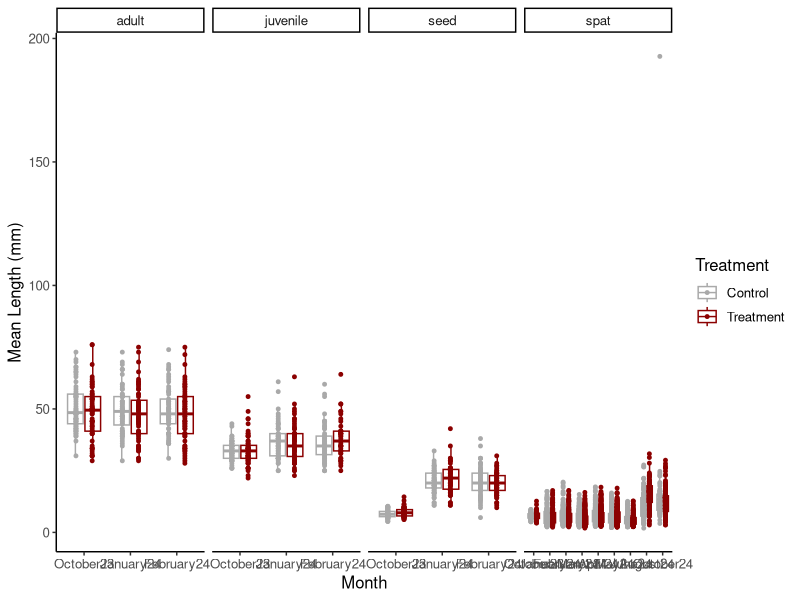
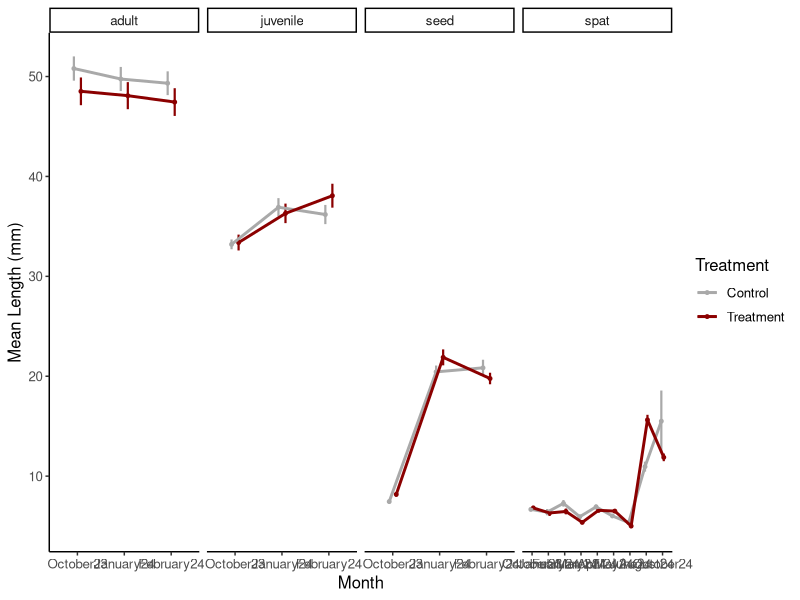
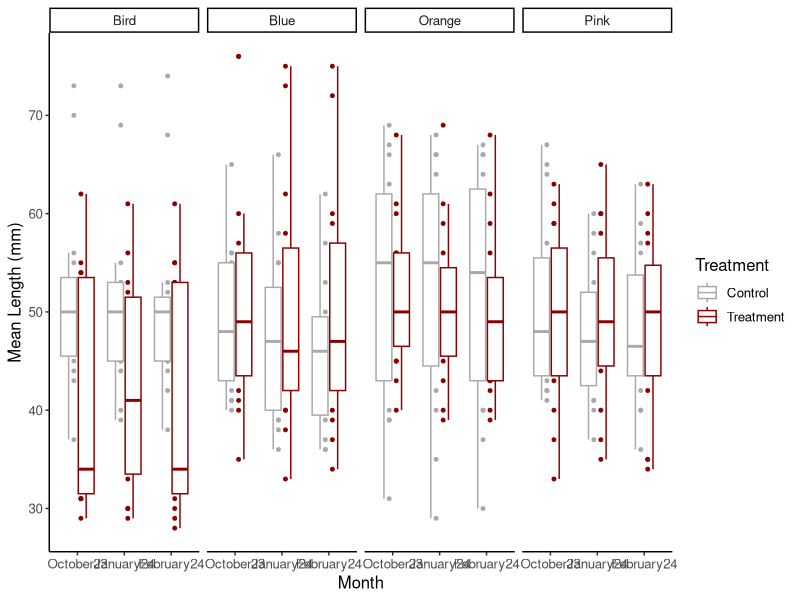
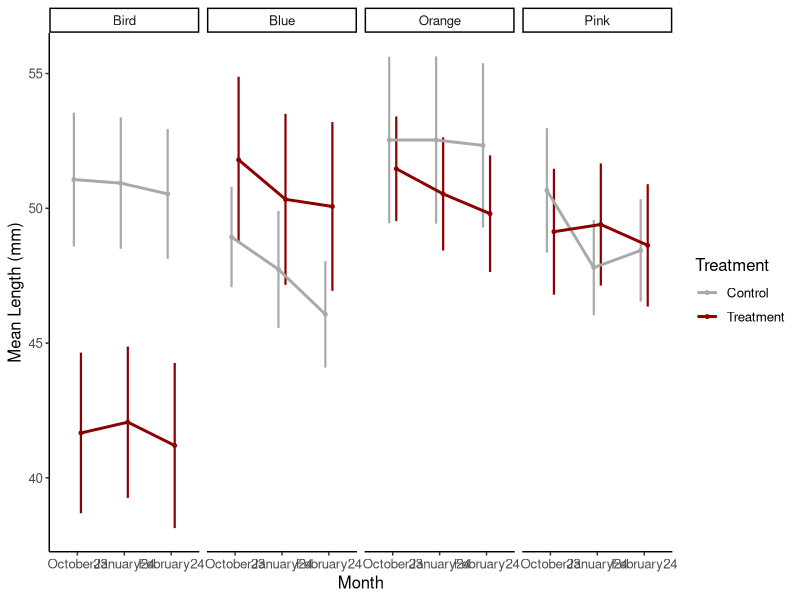
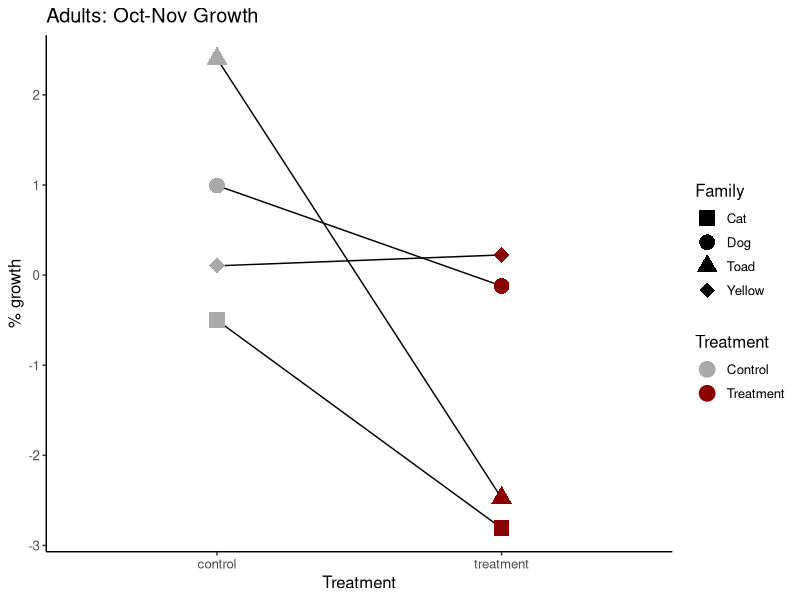
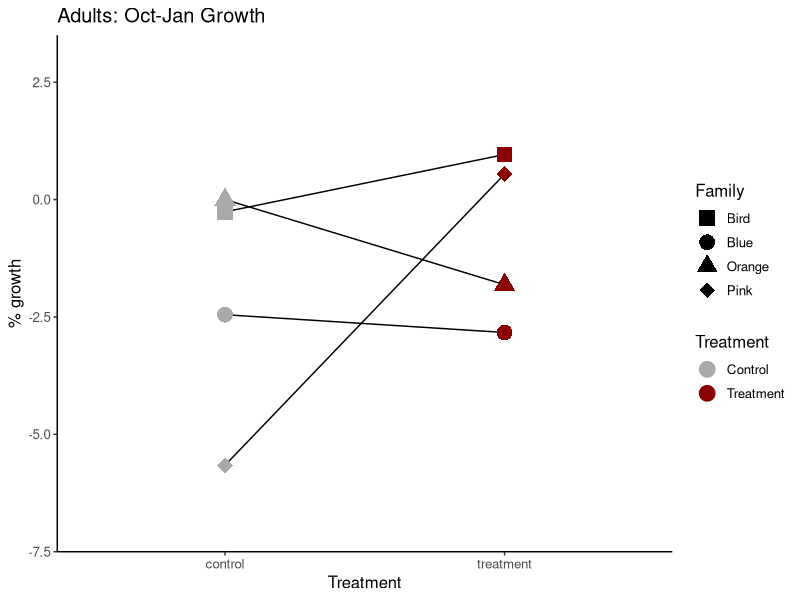
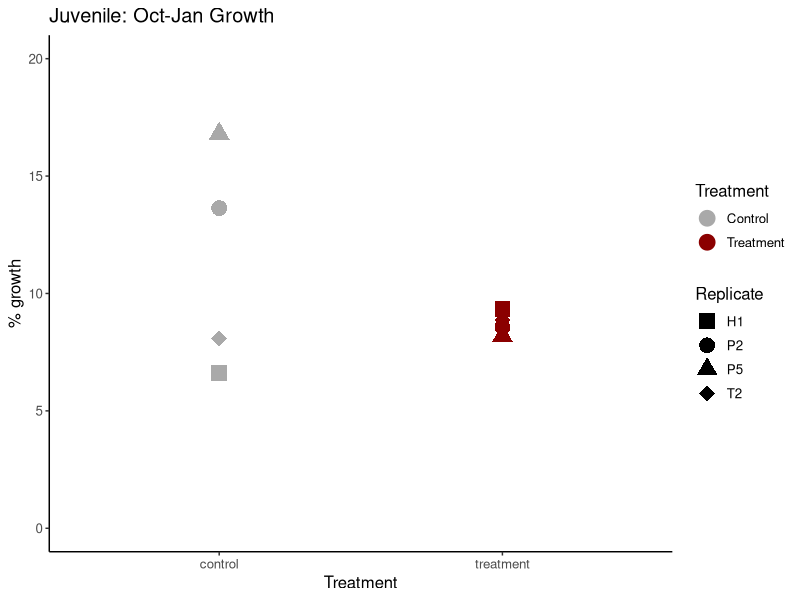
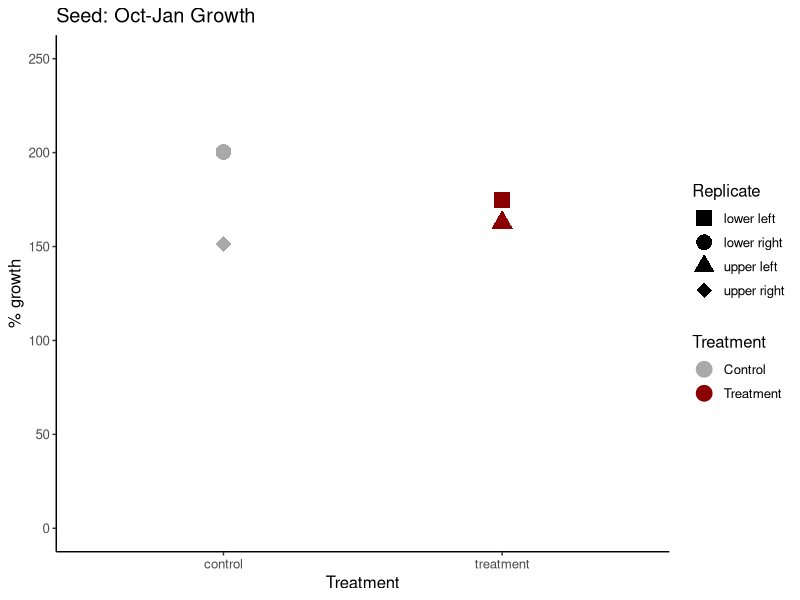

These figures' R source, in order: (Note: this script raises an error after producing the figures.)
## ---- chunk 1
knitr::opts_chunk$set(echo = TRUE, warning = FALSE, message = FALSE)
## ---- chunk 2
library(tidyverse)
library(ggplot2)
## ---- chunk 3
growth<-read_csv("lifestage_carryover/data/size/gigas-lengths-lco.csv")

growth<-growth%>%
  select(tag, `life-stage`, `init-treat`, month, length.mm)%>%
  rename(lifestage=`life-stage`, treatment=`init-treat`)

growth$month<-factor(growth$month, levels=c("October23", "November23", "January24", "February24", "March24", "April24", "May24", "June24", "August24", "October24"))
## ---- chunk 4
plot<-growth%>%
  filter(!tag=="Cat")%>%
  filter(!tag=="Dog")%>%
  filter(!tag=="Yellow")%>%
  filter(!tag=="Toad")%>%
  
  ggplot(aes(color=treatment, x=month, y=length.mm))+
  geom_boxplot(fill=NA, outlier.shape=NA)+
  geom_point(position=position_dodge(0.7), size=1)+
  facet_grid(~lifestage, scales="free_x")+
  ylab("Mean Length (mm)")+
  xlab("Month")+
  scale_color_manual(values=c("darkgray", "darkred"), name="Treatment", labels=c("Control", "Treatment"))+
  theme_classic()+
  theme(
    text=element_text(size=12, color="black")
  );plot

ggsave(plot=plot, "lifestage_carryover/output/size/mean_lengths_box.png", width=7, height=4)
## ---- chunk 5
plot2<-growth%>%
  filter(!tag=="Cat")%>%
  filter(!tag=="Dog")%>%
  filter(!tag=="Yellow")%>%
  filter(!tag=="Toad")%>%
  
  group_by(treatment, month, lifestage)%>%
  summarise(mean=mean(length.mm, na.rm=TRUE), se=sd(length.mm, na.rm=TRUE)/sqrt(length(length.mm)))%>%
  
  ggplot(aes(color=treatment, x=month, y=mean))+
  geom_point(aes(group=interaction(treatment, lifestage)), position=position_dodge(0.3), size=1)+
  geom_errorbar(aes(ymin=mean-se, ymax=mean+se), width=0, position=position_dodge(0.3), linewidth=0.75)+
  geom_line(aes(group=treatment), position=position_dodge(0.3), linewidth=1)+
  facet_grid(~lifestage, scales="free_x")+
  ylab("Mean Length (mm)")+
  xlab("Month")+
  scale_color_manual(values=c("darkgray", "darkred"), name="Treatment", labels=c("Control", "Treatment"))+
  theme_classic()+
  theme(
    text=element_text(size=12, color="black")
  );plot2

ggsave(plot=plot2, "lifestage_carryover/output/size/mean_lengths.png", width=7, height=4)
## ---- chunk 6
model<-aov(length.mm~lifestage*month*treatment, data=growth)
summary(model)
## ---- chunk 7
library(emmeans)
emm<-emmeans(model, ~ treatment | month | lifestage)
pairs(emm)
## ---- chunk 8
model<-growth%>%
  filter(lifestage=="spat")%>%
  
  aov(length.mm~month*treatment, data=.)

summary(model)
## ---- chunk 9
emm<-emmeans(model, ~ treatment | month)
pairs(emm)
## ---- chunk 10
plot2a<-growth%>%
  filter(tag %in% c("Blue", "Pink", "Bird", "Orange"))%>%
  
  group_by(treatment, month, tag)%>%
  
  ggplot(aes(color=treatment, x=month, y=length.mm))+
  geom_point(aes(group=interaction(treatment, tag)), position=position_dodge(0.3), size=1)+
  geom_boxplot(outlier.shape=NA)+
  facet_grid(~tag)+
  ylab("Mean Length (mm)")+
  xlab("Month")+
  scale_color_manual(values=c("darkgray", "darkred"), name="Treatment", labels=c("Control", "Treatment"))+
  theme_classic()+
  theme(
    text=element_text(size=12, color="black")
  );plot2a

ggsave(plot=plot2a, "lifestage_carryover/output/size/boxplot_lengths_adults.png", width=7, height=4)
## ---- chunk 11
plot2b<-growth%>%
  filter(tag %in% c("Blue", "Pink", "Bird", "Orange"))%>%
  
  group_by(treatment, month, tag)%>%
  summarise(mean=mean(length.mm, na.rm=TRUE), se=sd(length.mm, na.rm=TRUE)/sqrt(length(length.mm)))%>%
  
  ggplot(aes(color=treatment, x=month, y=mean))+
  geom_point(aes(group=interaction(treatment, tag)), position=position_dodge(0.3), size=1)+
  geom_errorbar(aes(ymin=mean-se, ymax=mean+se), width=0, position=position_dodge(0.3), linewidth=0.75)+
  geom_line(aes(group=treatment), position=position_dodge(0.3), linewidth=1)+
  facet_grid(~tag)+
  ylab("Mean Length (mm)")+
  xlab("Month")+
  scale_color_manual(values=c("darkgray", "darkred"), name="Treatment", labels=c("Control", "Treatment"))+
  theme_classic()+
  theme(
    text=element_text(size=12, color="black")
  );plot2b

ggsave(plot=plot2b, "lifestage_carryover/output/size/mean_lengths_adults.png", width=7, height=4)
## ---- chunk 12
replicates<-growth%>%
  group_by(treatment, month, lifestage, tag)%>%
  summarise(mean=mean(length.mm, na.rm=TRUE))%>%
  pivot_wider(names_from=month, values_from=mean)%>%
  mutate(perc_growth_Nov=((November23-October23)/October23)*100)%>%
  mutate(perc_growth_Jan=((January24-October23)/October23)*100)%>%
  mutate(perc_growth_Feb=((February24-October23)/October23)*100)%>%
  mutate(perc_growth_April=((April24-October23)/October23)*100)%>%
  mutate(perc_growth_May=((May24-October23)/October23)*100)
## ---- chunk 13
plot3<-replicates%>%
  select(treatment, lifestage, tag, perc_growth_Nov)%>%
  drop_na()%>%
  droplevels()%>%
  
  ggplot(aes(color=treatment, x=treatment, y=perc_growth_Nov, shape=tag))+
  geom_line(aes(group=tag), color="black")+
  geom_point(aes(group=interaction(treatment, lifestage)), position=position_dodge(0.3), size=5)+
  ylab("% growth")+
  xlab("Treatment")+
  scale_color_manual(values=c("darkgray", "darkred"), name="Treatment", labels=c("Control", "Treatment"))+
  scale_shape_manual(name="Family", values=c(15, 16, 17, 18))+
  ggtitle("Adults: Oct-Nov Growth")+
  theme_classic()+
  theme(
    text=element_text(size=12, color="black")
  );plot3

ggsave(plot=plot3, "lifestage_carryover/output/size/adults_Nov_percent_growth.png", width=4, height=4)
## ---- chunk 14
model<-replicates%>%
  select(treatment, lifestage, tag, perc_growth_Nov)%>%
  drop_na()%>%
  droplevels()%>%
  
  aov(perc_growth_Nov~treatment, data=.)

summary(model)
## ---- chunk 15
plot4<-replicates%>%
  select(treatment, lifestage, tag, perc_growth_Jan)%>%
  filter(lifestage=="adult")%>%
  drop_na()%>%
  droplevels()%>%
  
  ggplot(aes(color=treatment, x=treatment, y=perc_growth_Jan, shape=tag))+
  geom_line(aes(group=tag), color="black")+
  geom_point(aes(group=interaction(treatment, lifestage)), position=position_dodge(0.3), size=5)+
  ylab("% growth")+
  xlab("Treatment")+
  scale_color_manual(values=c("darkgray", "darkred"), name="Treatment", labels=c("Control", "Treatment"))+
  ylim(-7, 3)+
  scale_shape_manual(name="Family", values=c(15, 16, 17, 18))+
  ggtitle("Adults: Oct-Jan Growth")+
  theme_classic()+
  theme(
    text=element_text(size=12, color="black")
  );plot4

ggsave(plot=plot4, "lifestage_carryover/output/size/adults_Jan_percent_growth.png", width=4, height=4)
## ---- chunk 16
plot5<-replicates%>%
  select(treatment, lifestage, tag, perc_growth_Jan)%>%
  filter(lifestage=="juvenile")%>%
  drop_na()%>%
  droplevels()%>%
  
  ggplot(aes(color=treatment, x=treatment, y=perc_growth_Jan, shape=tag))+
  geom_point(aes(group=interaction(treatment, lifestage)), position=position_dodge(0.3), size=5)+
  ylab("% growth")+
  xlab("Treatment")+
  scale_color_manual(values=c("darkgray", "darkred"), name="Treatment", labels=c("Control", "Treatment"))+
  scale_shape_manual(name="Replicate", values=c(15, 16, 17, 18))+
  ggtitle("Juvenile: Oct-Jan Growth")+
  theme_classic()+
  ylim(0,20)+
  theme(
    text=element_text(size=12, color="black")
  );plot5

ggsave(plot=plot5, "lifestage_carryover/output/size/juvenile_Jan_percent_growth.png", width=4, height=4)
## ---- chunk 17
plot6<-replicates%>%
  select(treatment, lifestage, tag, perc_growth_Jan)%>%
  filter(lifestage=="seed")%>%
  drop_na()%>%
  droplevels()%>%
  
  ggplot(aes(color=treatment, x=treatment, y=perc_growth_Jan, shape=tag))+
  #geom_line(aes(group=tag), color="black")+
  geom_point(aes(group=interaction(treatment, lifestage)), position=position_dodge(0.3), size=5)+
  ylab("% growth")+
  xlab("Treatment")+
  scale_color_manual(values=c("darkgray", "darkred"), name="Treatment", labels=c("Control", "Treatment"))+
  scale_shape_manual(name="Replicate", values=c(15, 16, 17, 18))+
  ggtitle("Seed: Oct-Jan Growth")+
  theme_classic()+
  ylim(0,250)+
  theme(
    text=element_text(size=12, color="black")
  );plot6

ggsave(plot=plot6, "lifestage_carryover/output/size/seed_Jan_percent_growth.png", width=4, height=4)
## ---- chunk 18
plot7<-replicates%>%
  select(treatment, lifestage, tag, perc_growth_Jan)%>%
  filter(lifestage=="spat")%>%
  drop_na()%>%
  droplevels()%>%
  
  ggplot(aes(color=treatment, x=treatment, y=perc_growth_Jan, shape=tag))+
  #geom_line(aes(group=tag), color="black")+
  geom_point(aes(group=interaction(treatment, lifestage)), position=position_dodge(0.3), size=5)+
  ylab("% growth")+
  xlab("Treatment")+
  scale_color_manual(values=c("darkgray", "darkred"), name="Treatment", labels=c("Control", "Treatment"))+
  scale_shape_manual(name="Replicate", values=c(15, 16, 17, 18))+
  ggtitle("Spat: Oct-Jan Growth")+
  theme_classic()+
  ylim(-10,1)+
  theme(
    text=element_text(size=12, color="black")
  );plot7

ggsave(plot=plot7, "lifestage_carryover/output/size/spat_Jan_percent_growth.png", width=4, height=4)
## ---- chunk 19
plot8<-replicates%>%
  select(treatment, lifestage, tag, perc_growth_Feb)%>%
  filter(lifestage=="adult")%>%
  drop_na()%>%
  droplevels()%>%
  
  ggplot(aes(color=treatment, x=treatment, y=perc_growth_Feb, shape=tag))+
  geom_line(aes(group=tag), color="black")+
  geom_point(aes(group=interaction(treatment, lifestage)), position=position_dodge(0.3), size=5)+
  ylab("% growth")+
  xlab("Treatment")+
  scale_color_manual(values=c("darkgray", "darkred"), name="Treatment", labels=c("Control", "Treatment"))+
  ylim(-7, 3)+
  scale_shape_manual(name="Family", values=c(15, 16, 17, 18))+
  ggtitle("Adults: Oct-Feb Growth")+
  theme_classic()+
  theme(
    text=element_text(size=12, color="black")
  );plot8

ggsave(plot=plot8, "lifestage_carryover/output/size/adults_Feb_percent_growth.png", width=4, height=4)
## ---- chunk 20
plot9<-replicates%>%
  select(treatment, lifestage, tag, perc_growth_Feb)%>%
  filter(lifestage=="juvenile")%>%
  drop_na()%>%
  droplevels()%>%
  
  ggplot(aes(color=treatment, x=treatment, y=perc_growth_Feb, shape=tag))+
  geom_point(aes(group=interaction(treatment, lifestage)), position=position_dodge(0.3), size=5)+
  ylab("% growth")+
  xlab("Treatment")+
  scale_color_manual(values=c("darkgray", "darkred"), name="Treatment", labels=c("Control", "Treatment"))+
  scale_shape_manual(name="Replicate", values=c(15, 16, 17, 18))+
  ggtitle("Juvenile: Oct-Feb Growth")+
  theme_classic()+
  #ylim(0,20)+
  theme(
    text=element_text(size=12, color="black")
  );plot9

ggsave(plot=plot9, "lifestage_carryover/output/size/juvenile_Feb_percent_growth.png", width=4, height=4)
## ---- chunk 21
plot10<-replicates%>%
  select(treatment, lifestage, tag, perc_growth_Feb)%>%
  filter(lifestage=="seed")%>%
  drop_na()%>%
  droplevels()%>%
  
  ggplot(aes(color=treatment, x=treatment, y=perc_growth_Feb, shape=tag))+
  #geom_line(aes(group=tag), color="black")+
  geom_point(aes(group=interaction(treatment, lifestage)), position=position_dodge(0.3), size=5)+
  ylab("% growth")+
  xlab("Treatment")+
  scale_color_manual(values=c("darkgray", "darkred"), name="Treatment", labels=c("Control", "Treatment"))+
  scale_shape_manual(name="Replicate", values=c(15, 16, 17, 18))+
  ggtitle("Seed: Oct-Feb Growth")+
  theme_classic()+
  ylim(0,250)+
  theme(
    text=element_text(size=12, color="black")
  );plot10

ggsave(plot=plot10, "lifestage_carryover/output/size/seed_Feb_percent_growth.png", width=4, height=4)
## ---- chunk 22
plot11<-replicates%>%
  select(treatment, lifestage, tag, perc_growth_Feb)%>%
  filter(lifestage=="spat")%>%
  drop_na()%>%
  droplevels()%>%
  
  ggplot(aes(color=treatment, x=treatment, y=perc_growth_Feb, shape=tag))+
  #geom_line(aes(group=tag), color="black")+
  geom_point(aes(group=interaction(treatment, lifestage)), position=position_dodge(0.3), size=5)+
  ylab("% growth")+
  xlab("Treatment")+
  scale_color_manual(values=c("darkgray", "darkred"), name="Treatment", labels=c("Control", "Treatment"))+
  scale_shape_manual(name="Replicate", values=c(15, 16, 17, 18))+
  ggtitle("Spat: Oct-Feb Growth")+
  theme_classic()+
  ylim(-10,15)+
  theme(
    text=element_text(size=12, color="black")
  );plot11

ggsave(plot=plot11, "lifestage_carryover/output/size/spat_Feb_percent_growth.png", width=4, height=4)
## ---- chunk 23
plot11b<-replicates%>%
  select(treatment, lifestage, tag, perc_growth_April)%>%
  filter(lifestage=="spat")%>%
  drop_na()%>%
  droplevels()%>%
  
  ggplot(aes(color=treatment, x=treatment, y=perc_growth_April, shape=tag))+
  #geom_line(aes(group=tag), color="black")+
  geom_point(aes(group=interaction(treatment, lifestage)), position=position_dodge(0.3), size=5)+
  ylab("% growth")+
  xlab("Treatment")+
  scale_color_manual(values=c("darkgray", "darkred"), name="Treatment", labels=c("Control", "Treatment"))+
  scale_shape_manual(name="Replicate", values=c(15, 16, 17, 18))+
  ggtitle("Spat: Oct-April Growth")+
  theme_classic()+
  ylim(-10,15)+
  theme(
    text=element_text(size=12, color="black")
  );plot11b

ggsave(plot=plot11b, "lifestage_carryover/output/size/spat_April_percent_growth.png", width=4, height=4)
## ---- chunk 24
plot11c<-replicates%>%
  select(treatment, lifestage, tag, perc_growth_May)%>%
  filter(lifestage=="spat")%>%
  drop_na()%>%
  droplevels()%>%
  
  ggplot(aes(color=treatment, x=treatment, y=perc_growth_May, shape=tag))+
  #geom_line(aes(group=tag), color="black")+
  geom_point(aes(group=interaction(treatment, lifestage)), position=position_dodge(0.3), size=5)+
  ylab("% growth")+
  xlab("Treatment")+
  scale_color_manual(values=c("darkgray", "darkred"), name="Treatment", labels=c("Control", "Treatment"))+
  scale_shape_manual(name="Replicate", values=c(15, 16, 17, 18))+
  ggtitle("Spat: Oct-May Growth")+
  theme_classic()+
  ylim(-10,15)+
  theme(
    text=element_text(size=12, color="black")
  );plot11c

ggsave(plot=plot11c, "lifestage_carryover/output/size/spat_May_percent_growth.png", width=4, height=4)
## ---- chunk 25
model<-replicates%>%
  select(treatment, lifestage, tag, perc_growth_Jan)%>%
  drop_na()%>%
  droplevels()%>%
  
  aov(perc_growth_Jan~treatment*lifestage, data=.)

summary(model)
## ---- chunk 26
model<-replicates%>%
  select(treatment, lifestage, tag, perc_growth_Feb)%>%
  drop_na()%>%
  droplevels()%>%
  
  aov(perc_growth_Feb~treatment*lifestage, data=.)

summary(model)
## ---- chunk 27
replicates<-replicates%>%
  mutate(perc_growth_day=perc_growth_Feb/90)
## ---- chunk 28
plot12<-replicates%>%
  select(treatment, lifestage, tag, perc_growth_day)%>%
  #filter(treatment=="control")%>%
  drop_na()%>%
  droplevels()%>%
  
  ggplot(aes(x=lifestage, y=perc_growth_day))+
  geom_point()+
  geom_boxplot(fill=NA)+
  ylab("% Winter Growth per Day")+
  xlab("Life Stage \nLength")+
  scale_x_discrete(limits=c("spat", "seed", "juvenile", "adult"), labels=c("Spat \n<15mm", "Seed \n15-25mm", "Juvenile \n25-40mm", "Adult \n>40mm"))+
  theme_classic()+
  theme(
    text=element_text(size=12, color="black"), 
    axis.text=element_text(size=12, color="black"), 
    axis.title=element_text(size=14, color="black", face="bold")
  );plot12

ggsave(plot=plot12, "lifestage_carryover/output/size/lifestage_growth.png", width=5, height=5)
## ---- chunk 29
plot<-growth%>%
  filter(lifestage=="spat")%>%
  
  ggplot(aes(color=treatment, x=month, y=length.mm))+
  geom_boxplot(fill=NA, outlier.shape=NA)+
  geom_point(size=1, position=position_jitterdodge(0.1))+
  facet_grid(~lifestage, scales="free_x")+
  ylab("Mean Length (mm)")+
  xlab("Month")+
  scale_color_manual(values=c("darkgray", "darkred"), name="Treatment", labels=c("Control", "Treatment"))+
  theme_classic()+
  ylim(0,50)+
  theme(
    text=element_text(size=12, color="black")
  );plot

ggsave(plot=plot, "lifestage_carryover/output/size/spat_lengths_box.png", width=7, height=4)
## ---- chunk 30
library(lme4)
library(lmerTest)

model<-growth%>%
  filter(lifestage=="spat")%>%
  
  lmer(length.mm ~ month * treatment + (1|tag), data=.)

anova(model)

emm<-emmeans(model, ~treatment | month)
pairs(emm)
## ---- chunk 31
individuals<-read_csv("lifestage_carryover/data/size/gigas-lengths-individuals.csv")

individuals<-individuals%>%
  select(!Notes)

individuals$unique_id<-paste0(individuals$bag, "-", individuals$oyster)
## ---- chunk 32
individuals_wide<-individuals%>%
  mutate(perc_growth_Aug=((August-May)/August)*100)

individuals_long<-individuals%>%
  pivot_longer(names_to="month", values_to="length.mm", cols=c(March:October))

individuals_long$month<-factor(individuals_long$month, levels=c("March", "April", "May", "June", "August", "October"))
## ---- chunk 33
plot_ind<-individuals_long%>%
  filter(!month=="March")%>%
  
  ggplot(aes(color=`init-treat`, x=month, y=length.mm))+
  geom_point(size=1, alpha=0.2)+
  geom_line(aes(group=unique_id), alpha=0.2)+
  geom_smooth(aes(group=`init-treat`), se=FALSE, method="lm")+
  facet_grid(~`life-stage`)+
  ylab("Length (mm)")+
  xlab("Month")+
  scale_color_manual(values=c("black", "darkred"), name="Treatment", labels=c("Control", "Treatment"))+
  theme_classic()+
  theme(
    text=element_text(size=12, color="black")
  );plot_ind

ggsave(plot=plot_ind, "lifestage_carryover/output/size/individual_length_time.png", width=7, height=4)
## ---- chunk 34
plot_ind1<-individuals_wide%>%
  filter(`life-stage`=="adult")%>%
  
  ggplot(aes(color=`init-treat`, x=tag, y=perc_growth_May))+
  geom_boxplot(fill=NA, outlier.shape=NA)+
  geom_point(position=position_dodge(0.7), size=1)+
  ylab("Growth (%)")+
  xlab("Family")+
  scale_color_manual(values=c("darkgray", "darkred"), name="Treatment", labels=c("Control", "Treatment"))+
  theme_classic()+
  theme(
    text=element_text(size=12, color="black")
  );plot_ind1

ggsave(plot=plot_ind1, "lifestage_carryover/output/size/individual_growth_adults.png", width=7, height=4)
## ---- chunk 35
plot_ind2<-individuals_wide%>%
  filter(`life-stage`=="seed")%>%
  
  ggplot(aes(color=`init-treat`, x=`init-treat`, y=perc_growth_May))+
  geom_boxplot(fill=NA, outlier.shape=NA)+
  geom_point(position=position_dodge(0.7), size=1)+
  ylab("Growth (%)")+
  xlab("Treatment")+
  ylim(-40,10)+
  scale_color_manual(values=c("darkgray", "darkred"), name="Treatment", labels=c("Control", "Treatment"))+
  theme_classic()+
  theme(
    text=element_text(size=12, color="black")
  );plot_ind2

ggsave(plot=plot_ind2, "lifestage_carryover/output/size/individual_growth_seed.png", width=7, height=4)
## ---- chunk 36
model<-individuals_wide%>%
  filter(`life-stage`=="adult")%>%
  
  aov(perc_growth_May ~ `init-treat`, data=.)

summary(model)
## ---- chunk 37
model<-individuals_wide%>%
  filter(`life-stage`=="seed")%>%
  
  aov(perc_growth_May ~ `init-treat`, data=.)

summary(model)
